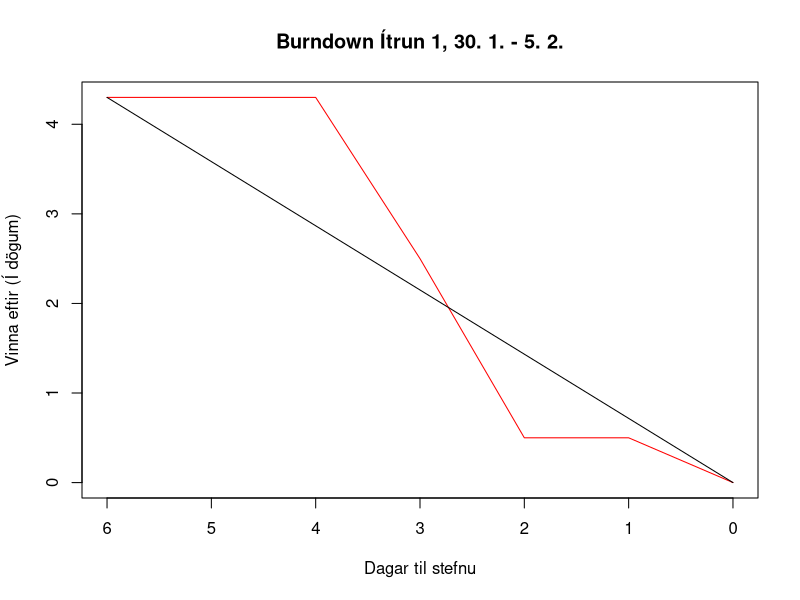

R code for this plot:
pdf={
pdf('Burndown1.pdf')
x1<-c(6,5,4,3,2,1,0)
y1<-c(4.3,4.3,4.3,2.5,0.5,0.5,0)
plot(x1,y1,type='l',col='red',main='Burndown Ítrun 1, 30. 1. - 5. 2.',xlab='Dagar til stefnu',ylab='Vinna eftir (Í dögum)',xlim=rev(range(0:6)))
lines(c(6,0),c(4.3,0))
dev.off()
}

pdf={
pdf('Burndown2.pdf')
x2<-c(7,6,5,4,3,2,1,0)
y2<-c(5,4,4,4,4,2.3,0,0)
plot(x2,y2,type='l',col='red',main='Burndown Ítrun 2, 6. 2. - 12. 2.',xlab='Dagar til stefnu',ylab='Vinna eftir (Í dögum)',xlim=rev(range(0:7)))
lines(c(7,0),c(5,0))
dev.off()
}

pdf={
pdf('Burndown3.pdf')
x3<-c(6,5,4,3,2,1,0)
y3<-c(8,8,7,4,4,1,0)
plot(x3,y3,type='l',col='red',main='Burndown Ítrun 3, 13. 2. - 19. 2.',xlab='Dagar til stefnu',ylab='Vinna eftir (Í dögum)',xlim=rev(range(0:6)))
lines(c(6,0),c(8,0))
dev.off()
}
